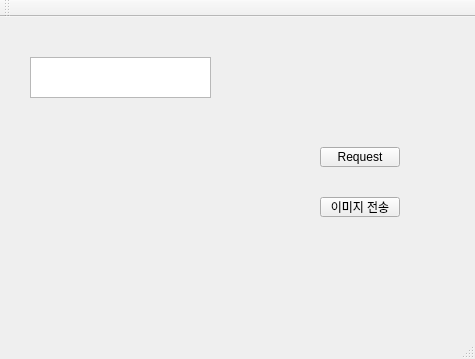
<?xml version="1.0" encoding="UTF-8"?>
<ui version="4.0">
 <class>myHttp</class>
 <widget class="QMainWindow" name="myHttp">
  <property name="geometry">
   <rect>
    <x>0</x>
    <y>0</y>
    <width>475</width>
    <height>359</height>
   </rect>
  </property>
  <property name="windowTitle">
   <string>myHttp</string>
  </property>
  <widget class="QWidget" name="centralWidget">
   <widget class="QTextEdit" name="httpresponstext">
    <property name="geometry">
     <rect>
      <x>30</x>
      <y>40</y>
      <width>181</width>
      <height>41</height>
     </rect>
    </property>
   </widget>
   <widget class="QPushButton" name="httpRequestbutton">
    <property name="geometry">
     <rect>
      <x>320</x>
      <y>130</y>
      <width>80</width>
      <height>20</height>
     </rect>
    </property>
    <property name="text">
     <string>Request</string>
    </property>
   </widget>
   <widget class="QPushButton" name="TransmitImgButton">
    <property name="geometry">
     <rect>
      <x>320</x>
      <y>180</y>
      <width>80</width>
      <height>20</height>
     </rect>
    </property>
    <property name="text">
     <string>이미지 전송</string>
    </property>
   </widget>
  </widget>
  <widget class="QMenuBar" name="menuBar">
   <property name="geometry">
    <rect>
     <x>0</x>
     <y>0</y>
     <width>475</width>
     <height>20</height>
    </rect>
   </property>
  </widget>
  <widget class="QToolBar" name="mainToolBar">
   <attribute name="toolBarArea">
    <enum>TopToolBarArea</enum>
   </attribute>
   <attribute name="toolBarBreak">
    <bool>false</bool>
   </attribute>
  </widget>
  <widget class="QStatusBar" name="statusBar"/>
 </widget>
 <layoutdefault spacing="6" margin="11"/>
 <resources/>
 <connections/>
</ui>
